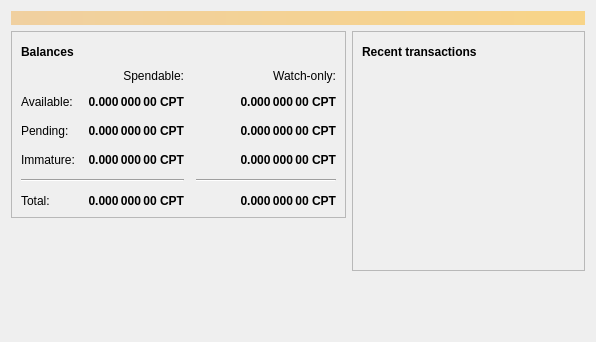
<?xml version="1.0" encoding="UTF-8"?>
<ui version="4.0">
 <class>OverviewPage</class>
 <widget class="QWidget" name="OverviewPage">
  <property name="geometry">
   <rect>
    <x>0</x>
    <y>0</y>
    <width>596</width>
    <height>342</height>
   </rect>
  </property>
  <property name="windowTitle">
   <string>Form</string>
  </property>
  <layout class="QVBoxLayout" name="topLayout">
   <item>
    <widget class="QLabel" name="labelAlerts">
     <property name="visible">
      <bool>false</bool>
     </property>
     <property name="styleSheet">
      <string notr="true">QLabel { background-color: qlineargradient(x1: 0, y1: 0, x2: 1, y2: 0, stop:0 #F0D0A0, stop:1 #F8D488); color:#000000; }</string>
     </property>
     <property name="wordWrap">
      <bool>true</bool>
     </property>
     <property name="margin">
      <number>3</number>
     </property>
     <property name="textInteractionFlags">
      <set>Qt::TextSelectableByMouse</set>
     </property>
    </widget>
   </item>
   <item>
    <layout class="QHBoxLayout" name="horizontalLayout" stretch="1,1">
     <item>
      <layout class="QVBoxLayout" name="verticalLayout_2">
       <item>
        <widget class="QFrame" name="frame">
         <property name="frameShape">
          <enum>QFrame::StyledPanel</enum>
         </property>
         <property name="frameShadow">
          <enum>QFrame::Raised</enum>
         </property>
         <layout class="QVBoxLayout" name="verticalLayout_4">
          <item>
           <layout class="QHBoxLayout" name="horizontalLayout_4">
            <item>
             <widget class="QLabel" name="label_5">
              <property name="font">
               <font>
                <weight>75</weight>
                <bold>true</bold>
               </font>
              </property>
              <property name="text">
               <string>Balances</string>
              </property>
             </widget>
            </item>
            <item>
             <widget class="QPushButton" name="labelWalletStatus">
              <property name="enabled">
               <bool>true</bool>
              </property>
              <property name="maximumSize">
               <size>
                <width>30</width>
                <height>16777215</height>
               </size>
              </property>
              <property name="toolTip">
               <string>The displayed information may be out of date. Your wallet automatically synchronizes with the Generalcoin network after a connection is established, but this process has not completed yet.</string>
              </property>
              <property name="text">
               <string/>
              </property>
              <property name="icon">
               <iconset resource="../bitcoin.qrc">
                <normaloff>:/icons/warning</normaloff>
                <disabledoff>:/icons/warning</disabledoff>:/icons/warning</iconset>
              </property>
              <property name="iconSize">
               <size>
                <width>24</width>
                <height>24</height>
               </size>
              </property>
              <property name="flat">
               <bool>true</bool>
              </property>
             </widget>
            </item>
            <item>
             <spacer name="horizontalSpacer_3">
              <property name="orientation">
               <enum>Qt::Horizontal</enum>
              </property>
              <property name="sizeHint" stdset="0">
               <size>
                <width>40</width>
                <height>20</height>
               </size>
              </property>
             </spacer>
            </item>
           </layout>
          </item>
          <item>
           <layout class="QGridLayout" name="gridLayout">
            <property name="spacing">
             <number>12</number>
            </property>
            <item row="2" column="2">
             <widget class="QLabel" name="labelWatchPending">
              <property name="font">
               <font>
                <weight>75</weight>
                <bold>true</bold>
               </font>
              </property>
              <property name="cursor">
               <cursorShape>IBeamCursor</cursorShape>
              </property>
              <property name="toolTip">
               <string>Unconfirmed transactions to watch-only addresses</string>
              </property>
              <property name="text">
               <string notr="true">0.000 000 00 CPT</string>
              </property>
              <property name="alignment">
               <set>Qt::AlignRight|Qt::AlignTrailing|Qt::AlignVCenter</set>
              </property>
              <property name="textInteractionFlags">
               <set>Qt::LinksAccessibleByMouse|Qt::TextSelectableByKeyboard|Qt::TextSelectableByMouse</set>
              </property>
             </widget>
            </item>
            <item row="2" column="1">
             <widget class="QLabel" name="labelUnconfirmed">
              <property name="font">
               <font>
                <weight>75</weight>
                <bold>true</bold>
               </font>
              </property>
              <property name="cursor">
               <cursorShape>IBeamCursor</cursorShape>
              </property>
              <property name="toolTip">
               <string>Total of transactions that have yet to be confirmed, and do not yet count toward the spendable balance</string>
              </property>
              <property name="text">
               <string notr="true">0.000 000 00 CPT</string>
              </property>
              <property name="alignment">
               <set>Qt::AlignRight|Qt::AlignTrailing|Qt::AlignVCenter</set>
              </property>
              <property name="textInteractionFlags">
               <set>Qt::LinksAccessibleByMouse|Qt::TextSelectableByKeyboard|Qt::TextSelectableByMouse</set>
              </property>
             </widget>
            </item>
            <item row="3" column="2">
             <widget class="QLabel" name="labelWatchImmature">
              <property name="font">
               <font>
                <weight>75</weight>
                <bold>true</bold>
               </font>
              </property>
              <property name="cursor">
               <cursorShape>IBeamCursor</cursorShape>
              </property>
              <property name="toolTip">
               <string>Mined balance in watch-only addresses that has not yet matured</string>
              </property>
              <property name="text">
               <string notr="true">0.000 000 00 CPT</string>
              </property>
              <property name="alignment">
               <set>Qt::AlignRight|Qt::AlignTrailing|Qt::AlignVCenter</set>
              </property>
              <property name="textInteractionFlags">
               <set>Qt::LinksAccessibleByMouse|Qt::TextSelectableByKeyboard|Qt::TextSelectableByMouse</set>
              </property>
             </widget>
            </item>
            <item row="4" column="0" colspan="2">
             <widget class="Line" name="line">
              <property name="orientation">
               <enum>Qt::Horizontal</enum>
              </property>
             </widget>
            </item>
            <item row="4" column="2">
             <widget class="Line" name="lineWatchBalance">
              <property name="sizePolicy">
               <sizepolicy hsizetype="Preferred" vsizetype="Fixed">
                <horstretch>0</horstretch>
                <verstretch>0</verstretch>
               </sizepolicy>
              </property>
              <property name="minimumSize">
               <size>
                <width>140</width>
                <height>0</height>
               </size>
              </property>
              <property name="orientation">
               <enum>Qt::Horizontal</enum>
              </property>
             </widget>
            </item>
            <item row="5" column="0">
             <widget class="QLabel" name="labelTotalText">
              <property name="text">
               <string>Total:</string>
              </property>
             </widget>
            </item>
            <item row="3" column="1">
             <widget class="QLabel" name="labelImmature">
              <property name="font">
               <font>
                <weight>75</weight>
                <bold>true</bold>
               </font>
              </property>
              <property name="cursor">
               <cursorShape>IBeamCursor</cursorShape>
              </property>
              <property name="toolTip">
               <string>Mined balance that has not yet matured</string>
              </property>
              <property name="text">
               <string notr="true">0.000 000 00 CPT</string>
              </property>
              <property name="alignment">
               <set>Qt::AlignRight|Qt::AlignTrailing|Qt::AlignVCenter</set>
              </property>
              <property name="textInteractionFlags">
               <set>Qt::LinksAccessibleByMouse|Qt::TextSelectableByKeyboard|Qt::TextSelectableByMouse</set>
              </property>
             </widget>
            </item>
            <item row="2" column="3">
             <spacer name="horizontalSpacer_2">
              <property name="orientation">
               <enum>Qt::Horizontal</enum>
              </property>
              <property name="sizeHint" stdset="0">
               <size>
                <width>40</width>
                <height>20</height>
               </size>
              </property>
             </spacer>
            </item>
            <item row="3" column="0">
             <widget class="QLabel" name="labelImmatureText">
              <property name="text">
               <string>Immature:</string>
              </property>
             </widget>
            </item>
            <item row="5" column="1">
             <widget class="QLabel" name="labelTotal">
              <property name="font">
               <font>
                <weight>75</weight>
                <bold>true</bold>
               </font>
              </property>
              <property name="cursor">
               <cursorShape>IBeamCursor</cursorShape>
              </property>
              <property name="toolTip">
               <string>Your current total balance</string>
              </property>
              <property name="text">
               <string notr="true">0.000 000 00 CPT</string>
              </property>
              <property name="alignment">
               <set>Qt::AlignRight|Qt::AlignTrailing|Qt::AlignVCenter</set>
              </property>
              <property name="textInteractionFlags">
               <set>Qt::LinksAccessibleByMouse|Qt::TextSelectableByKeyboard|Qt::TextSelectableByMouse</set>
              </property>
             </widget>
            </item>
            <item row="5" column="2">
             <widget class="QLabel" name="labelWatchTotal">
              <property name="font">
               <font>
                <weight>75</weight>
                <bold>true</bold>
               </font>
              </property>
              <property name="cursor">
               <cursorShape>IBeamCursor</cursorShape>
              </property>
              <property name="toolTip">
               <string>Current total balance in watch-only addresses</string>
              </property>
              <property name="text">
               <string notr="true">0.000 000 00 CPT</string>
              </property>
              <property name="alignment">
               <set>Qt::AlignRight|Qt::AlignTrailing|Qt::AlignVCenter</set>
              </property>
              <property name="textInteractionFlags">
               <set>Qt::LinksAccessibleByMouse|Qt::TextSelectableByKeyboard|Qt::TextSelectableByMouse</set>
              </property>
             </widget>
            </item>
            <item row="0" column="2">
             <widget class="QLabel" name="labelWatchonly">
              <property name="text">
               <string>Watch-only:</string>
              </property>
              <property name="alignment">
               <set>Qt::AlignRight|Qt::AlignTrailing|Qt::AlignVCenter</set>
              </property>
             </widget>
            </item>
            <item row="1" column="0">
             <widget class="QLabel" name="labelBalanceText">
              <property name="text">
               <string>Available:</string>
              </property>
             </widget>
            </item>
            <item row="1" column="1">
             <widget class="QLabel" name="labelBalance">
              <property name="font">
               <font>
                <weight>75</weight>
                <bold>true</bold>
               </font>
              </property>
              <property name="cursor">
               <cursorShape>IBeamCursor</cursorShape>
              </property>
              <property name="toolTip">
               <string>Your current spendable balance</string>
              </property>
              <property name="text">
               <string notr="true">0.000 000 00 CPT</string>
              </property>
              <property name="alignment">
               <set>Qt::AlignRight|Qt::AlignTrailing|Qt::AlignVCenter</set>
              </property>
              <property name="textInteractionFlags">
               <set>Qt::LinksAccessibleByMouse|Qt::TextSelectableByKeyboard|Qt::TextSelectableByMouse</set>
              </property>
             </widget>
            </item>
            <item row="1" column="2">
             <widget class="QLabel" name="labelWatchAvailable">
              <property name="font">
               <font>
                <weight>75</weight>
                <bold>true</bold>
               </font>
              </property>
              <property name="cursor">
               <cursorShape>IBeamCursor</cursorShape>
              </property>
              <property name="toolTip">
               <string>Your current balance in watch-only addresses</string>
              </property>
              <property name="text">
               <string notr="true">0.000 000 00 CPT</string>
              </property>
              <property name="alignment">
               <set>Qt::AlignRight|Qt::AlignTrailing|Qt::AlignVCenter</set>
              </property>
              <property name="textInteractionFlags">
               <set>Qt::LinksAccessibleByMouse|Qt::TextSelectableByKeyboard|Qt::TextSelectableByMouse</set>
              </property>
             </widget>
            </item>
            <item row="2" column="0">
             <widget class="QLabel" name="labelPendingText">
              <property name="text">
               <string>Pending:</string>
              </property>
             </widget>
            </item>
            <item row="0" column="1">
             <widget class="QLabel" name="labelSpendable">
              <property name="text">
               <string>Spendable:</string>
              </property>
              <property name="alignment">
               <set>Qt::AlignRight|Qt::AlignTrailing|Qt::AlignVCenter</set>
              </property>
             </widget>
            </item>
           </layout>
          </item>
         </layout>
        </widget>
       </item>
       <item>
        <spacer name="verticalSpacer">
         <property name="orientation">
          <enum>Qt::Vertical</enum>
         </property>
         <property name="sizeHint" stdset="0">
          <size>
           <width>20</width>
           <height>40</height>
          </size>
         </property>
        </spacer>
       </item>
      </layout>
     </item>
     <item>
      <layout class="QVBoxLayout" name="verticalLayout_3">
       <item>
        <widget class="QFrame" name="frame_2">
         <property name="frameShape">
          <enum>QFrame::StyledPanel</enum>
         </property>
         <property name="frameShadow">
          <enum>QFrame::Raised</enum>
         </property>
         <layout class="QVBoxLayout" name="verticalLayout">
          <item>
           <layout class="QHBoxLayout" name="horizontalLayout_2">
            <item>
             <widget class="QLabel" name="label_4">
              <property name="font">
               <font>
                <weight>75</weight>
                <bold>true</bold>
               </font>
              </property>
              <property name="text">
               <string>Recent transactions</string>
              </property>
             </widget>
            </item>
            <item>
             <widget class="QPushButton" name="labelTransactionsStatus">
              <property name="enabled">
               <bool>true</bool>
              </property>
              <property name="maximumSize">
               <size>
                <width>30</width>
                <height>16777215</height>
               </size>
              </property>
              <property name="toolTip">
               <string>The displayed information may be out of date. Your wallet automatically synchronizes with the Generalcoin network after a connection is established, but this process has not completed yet.</string>
              </property>
              <property name="text">
               <string/>
              </property>
              <property name="icon">
               <iconset resource="../bitcoin.qrc">
                <normaloff>:/icons/warning</normaloff>
                <disabledoff>:/icons/warning</disabledoff>:/icons/warning</iconset>
              </property>
              <property name="iconSize">
               <size>
                <width>24</width>
                <height>24</height>
               </size>
              </property>
              <property name="flat">
               <bool>true</bool>
              </property>
             </widget>
            </item>
            <item>
             <spacer name="horizontalSpacer">
              <property name="orientation">
               <enum>Qt::Horizontal</enum>
              </property>
              <property name="sizeHint" stdset="0">
               <size>
                <width>40</width>
                <height>20</height>
               </size>
              </property>
             </spacer>
            </item>
           </layout>
          </item>
          <item>
           <widget class="QListView" name="listTransactions">
            <property name="styleSheet">
             <string notr="true">QListView { background: transparent; }</string>
            </property>
            <property name="frameShape">
             <enum>QFrame::NoFrame</enum>
            </property>
            <property name="verticalScrollBarPolicy">
             <enum>Qt::ScrollBarAlwaysOff</enum>
            </property>
            <property name="horizontalScrollBarPolicy">
             <enum>Qt::ScrollBarAlwaysOff</enum>
            </property>
            <property name="selectionMode">
             <enum>QAbstractItemView::NoSelection</enum>
            </property>
           </widget>
          </item>
         </layout>
        </widget>
       </item>
       <item>
        <spacer name="verticalSpacer_2">
         <property name="orientation">
          <enum>Qt::Vertical</enum>
         </property>
         <property name="sizeHint" stdset="0">
          <size>
           <width>20</width>
           <height>40</height>
          </size>
         </property>
        </spacer>
       </item>
      </layout>
     </item>
    </layout>
   </item>
  </layout>
 </widget>
 <resources/>
 <connections/>
</ui>
